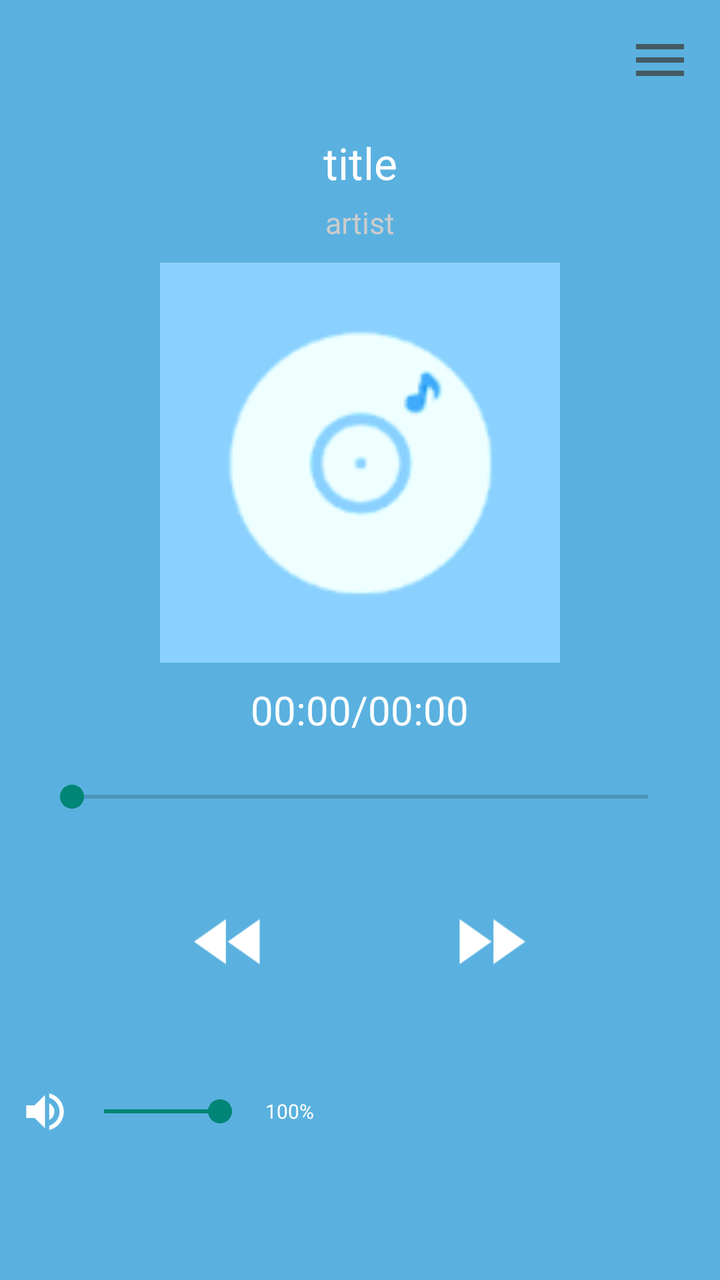
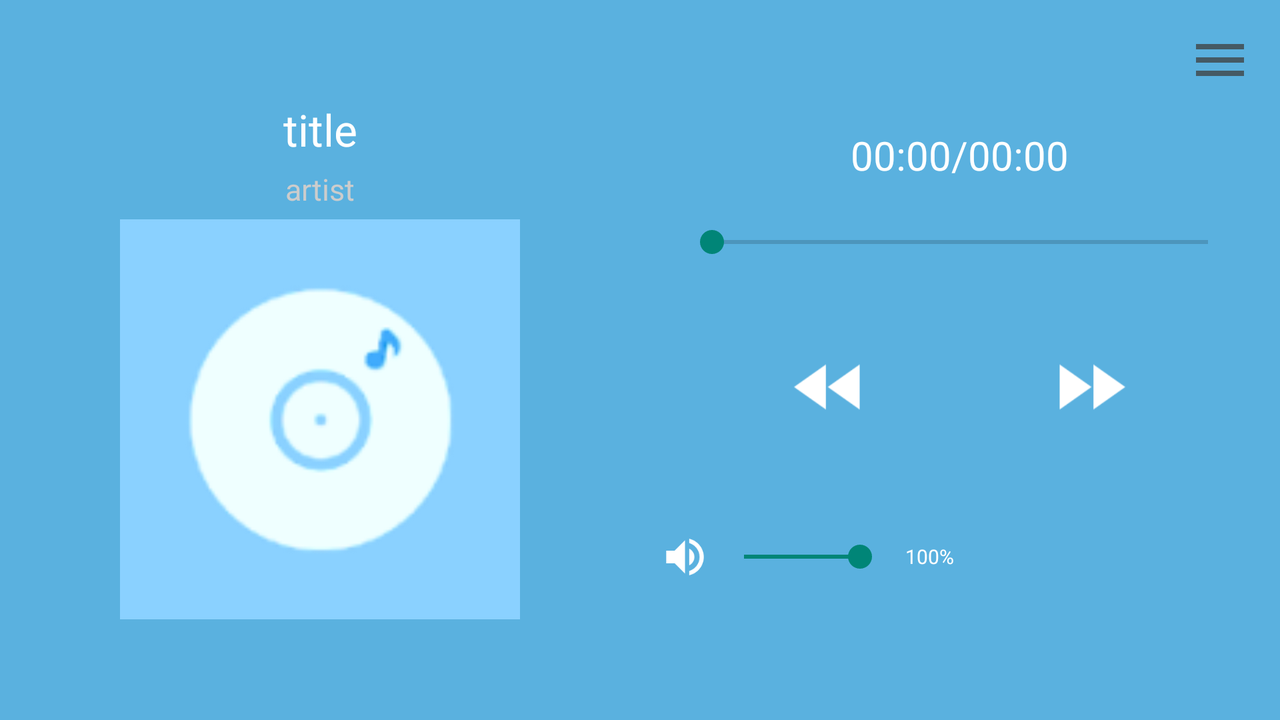

Two renders of one Android screen. The first uses the default layout on a phone; the second uses the alternative layout the repository ships for a different screen configuration, on a matching device. The two XML files are below.
<!-- AndroidManifest.xml: application theme AppTheme -->
<!-- res/layout/big_player_layout.xml -->
<FrameLayout xmlns:android="http://schemas.android.com/apk/res/android"
	android:layout_width="match_parent"
	android:layout_height="match_parent">
	
	<LinearLayout
		android:layout_width="match_parent"
		android:layout_height="match_parent"
		android:orientation="vertical"
		android:gravity="center"
		android:background="@color/background_color">

		<TextView
			android:id="@+id/big_player_title"
			android:layout_width="match_parent"
			android:layout_height="wrap_content"
			android:layout_marginBottom="5dp"
			android:gravity="center"
			android:text="title"
			android:textColor="@color/title_color"
			android:textSize="22sp"
			android:singleLine="true"
			android:ellipsize="marquee"
			android:marqueeRepeatLimit="marquee_forever"/>

		<TextView
			android:id="@+id/big_player_artist"
			android:layout_width="match_parent"
			android:layout_height="wrap_content"
			android:layout_marginBottom="10dp"
			android:gravity="center"
			android:text="artist"
			android:textColor="@color/artist_color"
			android:textSize="15sp"
			android:singleLine="true"/>

		<ImageView
			android:id="@+id/big_player_cover"
			android:layout_width="200dp"
			android:layout_height="200dp"
			android:layout_marginBottom="10dp"
			android:scaleType="fitCenter"
			android:src="@drawable/empty_cover"/>

		<TextView
			android:id="@+id/big_player_progress"
			android:layout_width="wrap_content"
			android:layout_height="wrap_content"
			android:layout_marginBottom="15dp"
			android:gravity="center"
			android:text="00:00/00:00"
			android:textSize="20sp"
			android:textColor="@color/title_color"/>

		<SeekBar
			android:id="@+id/big_player_seekbar"
			android:layout_width="match_parent"
			android:layout_height="30dp"
			android:layout_marginLeft="20dp"
			android:layout_marginRight="20dp"
			android:layout_marginBottom="30dp"
			android:max="100"/>

		<LinearLayout
			android:layout_width="wrap_content"
			android:layout_height="wrap_content"
			android:layout_marginBottom="40dp"
			android:orientation="horizontal"
			android:gravity="center">

			<ImageButton
				android:id="@+id/big_player_previous"
				android:layout_width="55dp"
				android:layout_height="55dp"
				android:padding="5dp"
				android:src="@drawable/ic_rewind"
				android:scaleType="fitXY"
				android:background="@drawable/circle_button_background"
				android:onClick="OnClick"/>

			<ImageButton
				android:id="@+id/big_player_play_pause"
				android:layout_width="55dp"
				android:layout_height="55dp"
				android:layout_marginLeft="10dp"
				android:layout_marginRight="10dp"
				android:padding="5dp"
				android:src="@drawable/ic_play"
				android:scaleType="fitXY"
				android:background="@drawable/circle_button_background"
				android:onClick="OnClick"/>

			<ImageButton
				android:id="@+id/big_player_next"
				android:layout_width="55dp"
				android:layout_height="55dp"
				android:padding="5dp"
				android:src="@drawable/ic_fast_forward"
				android:scaleType="fitXY"
				android:background="@drawable/circle_button_background"
				android:onClick="OnClick"/>

		</LinearLayout>

		<FrameLayout
			android:layout_width="match_parent"
			android:layout_height="wrap_content">

			<LinearLayout
				android:layout_width="wrap_content"
				android:layout_height="wrap_content"
				android:layout_gravity="left|center"
				android:orientation="horizontal"
				android:gravity="center">

				<ImageView
					android:layout_width="25dp"
					android:layout_height="25dp"
					android:layout_marginLeft="10dp"
					android:src="@drawable/ic_volume_high"
					android:scaleType="fitXY"/>

				<SeekBar
					android:id="@+id/big_player_volume_seekbar"
					android:layout_width="90dp"
					android:layout_height="20dp"
					android:layout_margin="1dp"
					android:max="100"
					android:progress="100"/>

				<TextView
					android:id="@+id/big_player_volume"
					android:layout_width="30dp"
					android:layout_height="20dp"
					android:gravity="right|center"
					android:text="100%"
					android:textColor="@color/title_color"
					android:textSize="10sp"/>

			</LinearLayout>

			<ImageButton
				android:id="@+id/big_player_loop"
				android:layout_width="35dp"
				android:layout_height="35dp"
				android:layout_marginRight="10dp"
				android:layout_gravity="right|center"
				android:padding="3dp"
				android:src="@drawable/ic_repeat"
				android:scaleType="fitXY"
				android:background="@drawable/circle_button_background"
				android:onClick="OnClick"/>

		</FrameLayout>

	</LinearLayout>
	
	<ImageButton
		android:id="@+id/open_playlist"
		android:layout_width="50dp"
		android:layout_height="50dp"
		android:layout_margin="5dp"
		android:layout_gravity="right|top"
		android:src="@drawable/ic_menu"
		android:background="@drawable/circle_button_background"
		android:onClick="OnClick"/>
	
	<FrameLayout
		android:id="@+id/playList_background"
		android:layout_width="match_parent"
		android:layout_height="match_parent"
		android:background="#55333333"
		android:visibility="gone">
	
		<ListView
			android:id="@+id/playList_listview"
			android:layout_width="match_parent"
			android:layout_height="match_parent"
			android:layout_marginLeft="80dp"
			android:layout_gravity="right"
			android:padding="3dp"
			android:clipToPadding="false"
			android:background="#aaffffff"
			android:listSelector="#00000000"
			android:persistentDrawingCache="animation|scrolling"
			android:scrollbarStyle="insideOverlay"
			android:dividerHeight="5dp"
			android:divider="#00000000"/>
	
	</FrameLayout>
	
</FrameLayout>
<!-- resources referenced by this layout -->
<resources>
  <color name="artist_color">#cccccc</color>
  <color name="background_color">#5ab1df</color>
  <color name="title_color">#ffffff</color>
  <!-- drawable circle_button_background (drawable-nodpi) -->
  <?xml version="1.0" encoding="utf-8"?>
  <selector xmlns:android="http://schemas.android.com/apk/res/android">
  
  	<item 
  		android:state_selected="false"
  		android:state_pressed="false">
  		<shape
  			android:shape="oval">
  			<solid
  				android:color="#00000000"/>
  		</shape>
  	</item>
  
  	<item
  		android:state_pressed="true">
  		<shape
  			android:shape="oval">
  			<solid
  				android:color="#ccaaaaaa"/>
  		</shape>
  	</item>
  
  	<item 
  		android:state_selected="true"
  		android:state_pressed="false">
  		<shape
  			android:shape="oval">
  			<solid
  				android:color="#ccaaaaaa"/>
  		</shape>
  	</item>
  
  </selector>
  <!-- drawable empty_cover: png bitmap (drawable-hdpi, 2078 bytes) -->
  <!-- drawable ic_fast_forward: png bitmap (drawable-hdpi, 323 bytes) -->
  <!-- drawable ic_menu: png bitmap (drawable-hdpi, 149 bytes) -->
  <!-- drawable ic_rewind: png bitmap (drawable-hdpi, 345 bytes) -->
  <!-- drawable ic_volume_high: png bitmap (drawable-hdpi, 562 bytes) -->
  <!-- from res/values-v21/ -->
  <style name="AppTheme" parent="@android:style/Theme.Material.Light">
  		<item name="android:actionBarStyle">@style/MyActionBar</item>
  		<item name="android:colorPrimary">@color/background_color</item>
  		<item name="android:colorPrimaryDark">@color/background_color</item>
  		<item name="android:navigationBarColor">@color/background_color_dark</item>
  	</style>
  <!-- from res/values-v21/ -->
  <style name="MyActionBar" parent="@android:style/Widget.Holo.Light.ActionBar">
  		<item name="android:background">@drawable/actionbar_background</item>
  		<item name="android:titleTextStyle">@style/MyActionBarTitleText</item>
  		<item name="android:displayOptions">showTitle</item>
  		<item name="android:icon">@android:color/transparent</item>
  	</style>
  <color name="background_color_dark">#59b0de</color>
  <!-- drawable actionbar_background (drawable-nodpi) -->
  <?xml version="1.0" encoding="utf-8"?>
  <shape xmlns:android="http://schemas.android.com/apk/res/android">
  	<gradient
  		android:startColor="@color/background_color_dark"
  		android:endColor="@color/background_color"
  		android:angle="90"/>
  </shape>
  <!-- from res/values-v21/ -->
  <style name="MyActionBarTitleText" parent="@android:style/TextAppearance.Holo.Widget.ActionBar.Title">
  		<item name="android:textColor">#ffffffff</item>
  	</style>
</resources>
<!-- res/layout-land/big_player_layout.xml (the repository's variant of the layout above) -->
<!-- drawn on the phone turned sideways -->
<FrameLayout xmlns:android="http://schemas.android.com/apk/res/android"
	android:layout_width="match_parent"
	android:layout_height="match_parent">
	
	<LinearLayout
		android:layout_width="match_parent"
		android:layout_height="match_parent"
		android:orientation="horizontal"
		android:background="@color/background_color">

		<LinearLayout
			android:layout_width="0dp"
			android:layout_height="match_parent"
			android:layout_weight="1"
			android:orientation="vertical"
			android:gravity="center">

			<TextView
				android:id="@+id/big_player_title"
				android:layout_width="match_parent"
				android:layout_height="wrap_content"
				android:layout_marginBottom="5dp"
				android:gravity="center"
				android:text="title"
				android:textColor="@color/title_color"
				android:textSize="22sp"
				android:singleLine="true"
				android:ellipsize="marquee"
				android:marqueeRepeatLimit="marquee_forever"/>

			<TextView
				android:id="@+id/big_player_artist"
				android:layout_width="match_parent"
				android:layout_height="wrap_content"
				android:layout_marginBottom="5dp"
				android:gravity="center"
				android:text="artist"
				android:textColor="@color/artist_color"
				android:textSize="15sp"
				android:singleLine="true"/>

			<ImageView
				android:id="@+id/big_player_cover"
				android:layout_width="200dp"
				android:layout_height="200dp"
				android:scaleType="fitCenter"
				android:src="@drawable/empty_cover"/>

		</LinearLayout>

		<LinearLayout
			android:layout_width="0dp"
			android:layout_height="match_parent"
			android:layout_weight="1"
			android:orientation="vertical"
			android:gravity="center">

			<TextView
				android:id="@+id/big_player_progress"
				android:layout_width="wrap_content"
				android:layout_height="wrap_content"
				android:layout_marginBottom="15dp"
				android:gravity="center"
				android:text="00:00/00:00"
				android:textSize="20sp"
				android:textColor="@color/title_color"/>

			<SeekBar
				android:id="@+id/big_player_seekbar"
				android:layout_width="match_parent"
				android:layout_height="30dp"
				android:layout_marginLeft="20dp"
				android:layout_marginRight="20dp"
				android:layout_marginBottom="30dp"
				android:max="100"/>

			<LinearLayout
				android:layout_width="wrap_content"
				android:layout_height="wrap_content"
				android:layout_marginBottom="40dp"
				android:orientation="horizontal"
				android:gravity="center">

				<ImageButton
					android:id="@+id/big_player_previous"
					android:layout_width="55dp"
					android:layout_height="55dp"
					android:padding="5dp"
					android:src="@drawable/ic_rewind"
					android:scaleType="fitXY"
					android:background="@drawable/circle_button_background"
					android:onClick="OnClick"/>

				<ImageButton
					android:id="@+id/big_player_play_pause"
					android:layout_width="55dp"
					android:layout_height="55dp"
					android:layout_marginLeft="10dp"
					android:layout_marginRight="10dp"
					android:padding="5dp"
					android:src="@drawable/ic_play"
					android:scaleType="fitXY"
					android:background="@drawable/circle_button_background"
					android:onClick="OnClick"/>

				<ImageButton
					android:id="@+id/big_player_next"
					android:layout_width="55dp"
					android:layout_height="55dp"
					android:padding="5dp"
					android:src="@drawable/ic_fast_forward"
					android:scaleType="fitXY"
					android:background="@drawable/circle_button_background"
					android:onClick="OnClick"/>

			</LinearLayout>

			<FrameLayout
				android:layout_width="match_parent"
				android:layout_height="wrap_content">

				<LinearLayout
					android:layout_width="wrap_content"
					android:layout_height="wrap_content"
					android:layout_gravity="left|center"
					android:orientation="horizontal"
					android:gravity="center">

					<ImageView
						android:layout_width="25dp"
						android:layout_height="25dp"
						android:layout_marginLeft="10dp"
						android:src="@drawable/ic_volume_high"
						android:scaleType="fitXY"/>

					<SeekBar
						android:id="@+id/big_player_volume_seekbar"
						android:layout_width="90dp"
						android:layout_height="20dp"
						android:layout_margin="1dp"
						android:max="100"
						android:progress="100"/>

					<TextView
						android:id="@+id/big_player_volume"
						android:layout_width="30dp"
						android:layout_height="20dp"
						android:gravity="right|center"
						android:text="100%"
						android:textColor="@color/title_color"
						android:textSize="10sp"/>

				</LinearLayout>

				<ImageButton
					android:id="@+id/big_player_loop"
					android:layout_width="35dp"
					android:layout_height="35dp"
					android:layout_marginRight="10dp"
					android:layout_gravity="right|center"
					android:padding="3dp"
					android:src="@drawable/ic_repeat"
					android:scaleType="fitXY"
					android:background="@drawable/circle_button_background"
					android:onClick="OnClick"/>

			</FrameLayout>

		</LinearLayout>

	</LinearLayout>
	
	<ImageButton
		android:id="@+id/open_playlist"
		android:layout_width="50dp"
		android:layout_height="50dp"
		android:layout_margin="5dp"
		android:layout_gravity="right|top"
		android:src="@drawable/ic_menu"
		android:background="@drawable/circle_button_background"
		android:onClick="OnClick"/>

	<FrameLayout
		android:id="@+id/playList_background"
		android:layout_width="match_parent"
		android:layout_height="match_parent"
		android:background="#55333333"
		android:visibility="gone">

		<ListView
			android:id="@+id/playList_listview"
			android:layout_width="match_parent"
			android:layout_height="match_parent"
			android:layout_marginLeft="80dp"
			android:layout_gravity="right"
			android:padding="3dp"
			android:clipToPadding="false"
			android:background="#aaffffff"
			android:listSelector="#00000000"
			android:persistentDrawingCache="animation|scrolling"
			android:scrollbarStyle="insideOverlay"
			android:dividerHeight="5dp"
			android:divider="#00000000"/>

	</FrameLayout>
	
</FrameLayout>
